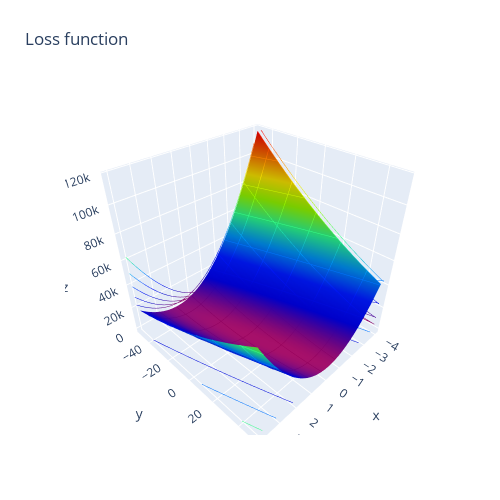

The notebook cell this image was saved under:
### Code cell
cs = 'Rainbow'
fig = go.Figure(data=[go.Surface(z=Js, x=W, y=W0,
                                 contours = {"x": {"show": True},
                                             "y": {"show": True}
                                            },
                                 showscale=False,
                                 colorscale=cs
                                )])
fig.update_traces(contours_x=dict(show=True, usecolormap=True,project_x=True))
fig.update_traces(contours_y=dict(show=True, usecolormap=True,project_y=True))
fig.update_traces(contours_z=dict(show=True, usecolormap=True,project_z=True))
fig.update_layout(title='Loss function', autosize=False,
                  width=500, height=500,
                  #scene = dict(zaxis=dict(range=[-3,3])),
                  margin=dict(l=65, r=50, b=65, t=90))
fig.show()

### Figure 1 — Plotly figure (JSON) as saved in the notebook; plotly's stock layout.template omitted (floating-point values rounded to 4 significant figures; data arrays with more than 128 entries replaced by an {"elided": "..."} marker saying what was removed)
{"data": [{"colorscale": [[0, "rgb(150,0,90)"], [0.125, "rgb(0,0,200)"], [0.25, "rgb(0,25,255)"], [0.375, "rgb(0,152,255)"], [0.5, "rgb(44,255,150)"], [0.625, "rgb(151,255,0)"], [0.75, "rgb(255,234,0)"], [0.875, "rgb(255,111,0)"], [1, "rgb(255,0,0)"]], "contours": {"x": {"project": {"x": true}, "show": true, "usecolormap": true}, "y": {"project": {"y": true}, "show": true, "usecolormap": true}, "z": {"project": {"z": true}, "show": true, "usecolormap": true}}, "showscale": false, "type": "surface", "x": {"elided": "50x50 float values"}, "y": {"elided": "50x50 float values"}, "z": {"elided": "50x50 float values"}}], "layout": {"autosize": false, "height": 500, "margin": {"b": 65, "l": 65, "r": 50, "t": 90}, "title": {"text": "Loss function"}, "width": 500}}
